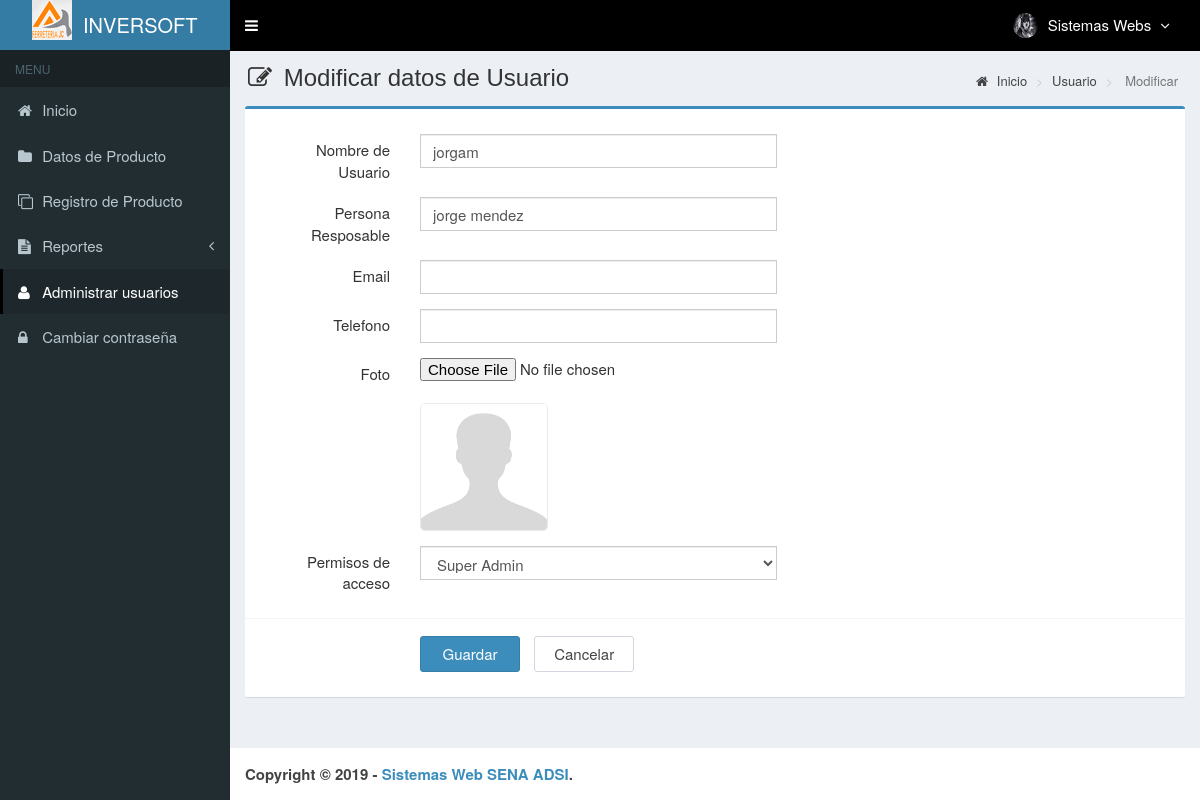
The app's page /main.php?module=form_user&form=edit&id=3 (signed in) with its own data.
### tables this page shows
CREATE TABLE `usuarios` (
  `id_user` int(3) NOT NULL,
  `username` varchar(50) NOT NULL,
  `name_user` varchar(50) NOT NULL,
  `password` varchar(50) NOT NULL,
  `email` varchar(50) DEFAULT NULL,
  `telefono` varchar(13) DEFAULT NULL,
  `foto` varchar(100) DEFAULT NULL,
  `permisos_acceso` enum('Super Admin','Gerente','Almacen') NOT NULL,
  `status` enum('activo','bloqueado') NOT NULL DEFAULT 'activo',
  `created_at` timestamp NOT NULL DEFAULT CURRENT_TIMESTAMP,
  `updated_at` timestamp NOT NULL DEFAULT CURRENT_TIMESTAMP ON UPDATE CURRENT_TIMESTAMP
);

### modules/user/form.php (the view, shortened to what this page needs)
<?php
if ($_GET['form']=='add') { ?>
  <section class="content-header">
    <h1>
      <i class="fa fa-edit icon-title"></i> Agregar Usuario
    </h1>
    <ol class="breadcrumb">
      <li><a href="?module=start"><i class="fa fa-home"></i> Inicio </a></li>
      <li><a href="?module=user"> Usuario </a></li>
      <li class="active"> agregar </li>
    </ol>
  </section>
  <section class="content">
    <div class="row">
      <div class="col-md-12">
        <div class="box box-primary">
          <form role="form" class="form-horizontal" method="POST" action="modules/user/proses.php?act=insert" enctype="multipart/form-data">
            <div class="box-body">
              <div class="form-group">
                <label class="col-sm-2 control-label">Nombre del usuario</label>
                <div class="col-sm-5">
                  <input type="text" class="form-control" name="username" autocomplete="off" required>
                </div>
              </div>
              <div class="form-group">
                <label class="col-sm-2 control-label">Contraseña</label>
                <div class="col-sm-5">
                  <input type="password" class="form-control" name="password" autocomplete="off" required>
                </div>
              </div>
              <div class="form-group">
                <label class="col-sm-2 control-label">Persona Resposable</label>
                <div class="col-sm-5">
                  <input type="text" class="form-control" name="name_user" autocomplete="off" required>
                </div>
              </div>
              <div class="form-group">
                <label class="col-sm-2 control-label">Permisos de acceso</label>
                <div class="col-sm-5">
                  <select class="form-control" name="permisos_acceso" required>
                    <option value=""></option>
                    <option value="Super Admin">Super Admin</option>
                    <option value="Gerente">Gerente</option>
                    <option value="Almacen">Almacén</option>
                  </select>
                </div>
              </div>
            </div>
            <div class="box-footer">
              <div class="form-group">
                <div class="col-sm-offset-2 col-sm-10">
                  <input type="submit" class="btn btn-primary btn-submit" name="Guardar" value="Guardar">
                  <a href="?module=user" class="btn btn-default btn-reset">Cancelar</a>
                </div>
              </div>
            </div>
          </form>
        </div>
      </div>
    </div>
  </section>
<?php
}
elseif ($_GET['form']=='edit') {
  	if (isset($_GET['id'])) {
      $query = mysqli_query($mysqli, "SELECT * FROM usuarios WHERE id_user='$_GET[id]'")
                                      or die('error: '.mysqli_error($mysqli));
      $data  = mysqli_fetch_assoc($query);
  	}
?>
  <section class="content-header">
    <h1>
      <i class="fa fa-edit icon-title"></i> Modificar datos de Usuario
    </h1>
    <ol class="breadcrumb">
      <li><a href="?module=beranda"><i class="fa fa-home"></i> Inicio</a></li>
      <li><a href="?module=user"> Usuario </a></li>
      <li class="active"> Modificar </li>
    </ol>
  </section>
  <section class="content">
    <div class="row">
      <div class="col-md-12">
        <div class="box box-primary">
          <form role="form" class="form-horizontal" method="POST" action="modules/user/proses.php?act=update" enctype="multipart/form-data">
            <div class="box-body">
              <div class="form-group">
                <label class="col-sm-2 control-label">Nombre de Usuario</label>
                <div class="col-sm-5">
                  <input type="text" class="form-control" name="username" autocomplete="off" value="<?php echo $data['username']; ?>" required>
                </div>
              </div>
              <div class="form-group">
                <label class="col-sm-2 control-label">Persona Resposable</label>
                <div class="col-sm-5">
                  <input type="text" class="form-control" name="name_user" autocomplete="off" value="<?php echo $data['name_user']; ?>" required>
                </div>
              </div>
              <div class="form-group">
                <label class="col-sm-2 control-label">Email</label>
                <div class="col-sm-5">
                  <input type="email" class="form-control" name="email" autocomplete="off" value="<?php echo $data['email']; ?>">
                </div>
              </div>
              <div class="form-group">
                <label class="col-sm-2 control-label">Telefono</label>
                <div class="col-sm-5">
                  <input type="text" class="form-control" name="telefono" autocomplete="off" maxlength="13" onKeyPress="return goodchars(event,'0123456789',this)" value="<?php echo $data['telefono']; ?>">
                </div>
              </div>
            <div class="form-group">
                <label class="col-sm-2 control-label">Foto</label>
                <div class="col-sm-5">
                  <input type="file" name="foto">
                  <br/>
                <?php
                if ($data['foto']=="") { ?>
                  <img style="border:1px solid #eaeaea;border-radius:5px;" src="images/user/user-default.png" width="128">
                <?php
                }
                else { ?>
                  <img style="border:1px solid #eaeaea;border-radius:5px;" src="images/user/<?php echo $data['foto']; ?>" width="128">
                <?php
                }
                ?>
                </div>
              </div>
              <div class="form-group">
                <label class="col-sm-2 control-label">Permisos de acceso</label>
                <div class="col-sm-5">
                  <select class="form-control" name="permisos_acceso" required>
                    <option value="<?php echo $data['permisos_acceso']; ?>"><?php echo $data['permisos_acceso']; ?></option>
                  </select>
                </div>
              </div>
            </div>
            <div class="box-footer">
              <div class="form-group">
                <div class="col-sm-offset-2 col-sm-10">
                  <input type="submit" class="btn btn-primary btn-submit" name="Guardar" value="Guardar">
                  <a href="?module=user" class="btn btn-default btn-reset">Cancelar</a>
                </div>
              </div>
            </div>
          </form>
        </div>
      </div>
    </div>
  </section>
<?php
}
?>

### top-menu.php (shortened to what this page needs)
<?php
require_once "config/database.php";
$query = mysqli_query($mysqli, "SELECT id_user, name_user, foto, permisos_acceso FROM usuarios WHERE id_user='$_SESSION[id_user]'")
                                or die('error: '.mysqli_error($mysqli));
$data = mysqli_fetch_assoc($query);
?>
<li class="dropdown user user-menu">
  <a href="#" class="dropdown-toggle" data-toggle="dropdown">
  <?php
  if ($data['foto']=="") { ?>
    <img src="images/user/user-default.png" class="user-image" alt="User Image"/>
  <?php
  }
  else { ?>
    <img src="images/user/<?php echo $data['foto']; ?>" class="user-image" alt="User Image"/>
  <?php
  }
  ?>
    <span class="hidden-xs"><?php echo $data['name_user']; ?> <i style="margin-left:5px" class="fa fa-angle-down"></i></span>
  </a>
</li>

### assets/css/style.css (style rules this page uses)
.form-horizontal .control-label { margin-bottom: 0; padding-top: 5px; text-align: right; }
label { display: inline-block; font-size: 15px; font-weight: 400; margin-bottom: 5px; max-width: 100%; }
.form-control { background-color: #fff; background-image: none; border: 1px solid #ccc; border-radius: 4px; box-shadow: 0 1px 1px rgba(0, 0, 0, 0.075) inset; color: #555; display: block; font-size: 15px; height: 34px; line-height: 1.42857; padding: 6px 12px; transition: border-color 0.15s ease-in-out 0s, box-shadow 0.15s ease-in-out 0s; width: 100%; }
.btn-default { background-color: #fff; border-color: #d2d6de; color: #444; }
.content-header { padding: 15px 18px 0; position: relative; }
.content-header > .breadcrumb { background: transparent none repeat scroll 0 0; border-radius: 2px; float: right; font-size: 13px; margin-bottom: 0; margin-top: 0; padding: 7px 12px; position: absolute; right: 10px; top: 15px; }
.btn-submit { width: 100px; margin-top: 7px; margin-right: 10px; font-size: 15px; }
.btn-reset { width: 100px; margin-top: 7px; font-size: 15px; }
.icon-title { margin-right: 5px; }
body { background-color: #fff; color: #333; font-size: 15px; line-height: 1.42857; }

### records on screen
usuarios: foto (picture), name_user "Sistemas Webs"
usuarios: username "jorgam", name_user "jorge mendez", permisos_acceso "Super Admin"
